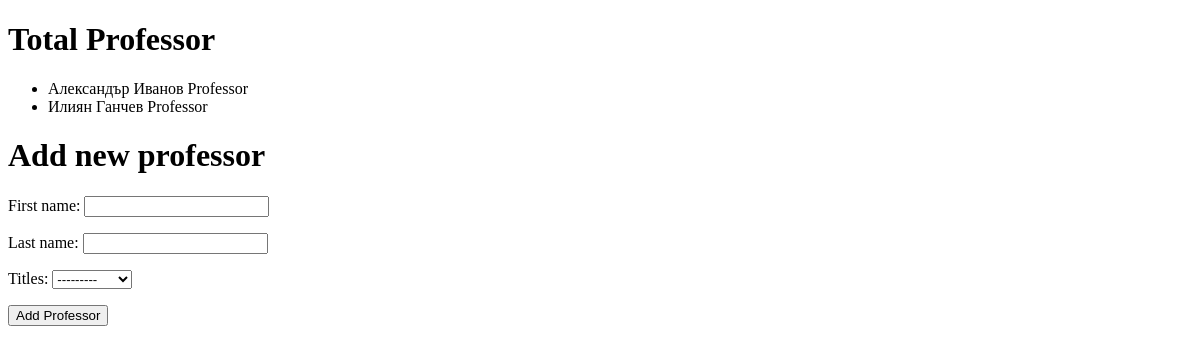
Before: /professor/ with the older database file.
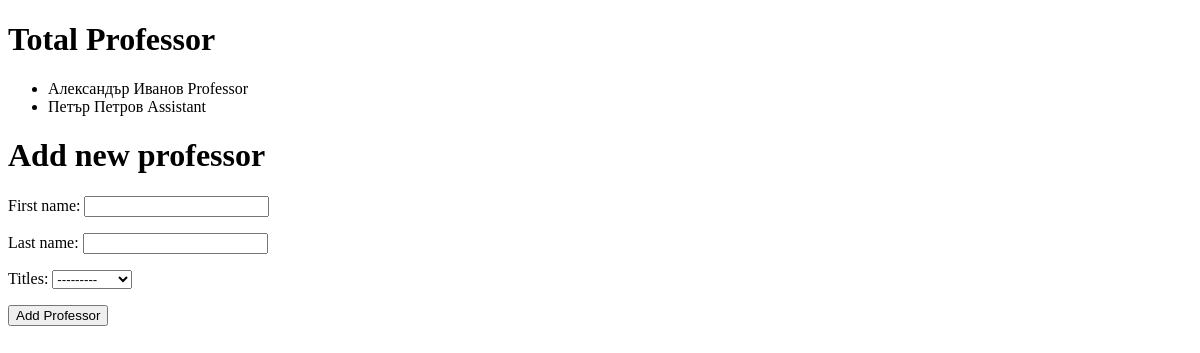
After: the same page with the newer database file.
### main/models.py (models this page shows, shortened)
class Professors(models.Model):
    first_name = models.CharField(max_length=200)
    last_name = models.CharField(max_length=200)
    titles = models.ForeignKey(Title, on_delete=models.CASCADE)

class Title(models.Model):
    title_name = models.CharField(max_length=200)
    def __str__(self):
        return self.title_name

### main/views.py (the view, shortened to what this page needs)
# urls.py: path('professor/', ProfessorView.as_view()),
class ProfessorView(View):
    form = ProfessorForm()
    def get(self, request, *args, **kwargs):
        professor = Professors.objects.all()
        context = {'professor': professor, 'form': self.form}
        return render(request, 'professor.html', context)

### main/forms.py
class ProfessorForm(ModelForm):
    class Meta:
        model = Professors
        fields = ['first_name', 'last_name', 'titles']

### templates/professor.html (shortened to what this page needs)
<!DOCTYPE html>
<html lang="en">
<head>
</head>
<body>
    <h1>Total Professor</h1>
<ul>
    {% for profes in professor %}
        <li>
            {{ profes.first_name }} {{ profes.last_name }} {{ profes.titles }}
        </li>
    {% endfor %}
</ul>
<h1>Add new professor</h1>
<form action="." method="POST">
    {{ form.as_p }}
    <input type="submit" value="Add Professor"/>
</form>
</body>
</html>

Changed rows visible on the page:
removed Professors: first_name "Илиян", last_name "Ганчев", titles "Professor"
added Professors: first_name "Петър", last_name "Петров", titles "Assistant"
